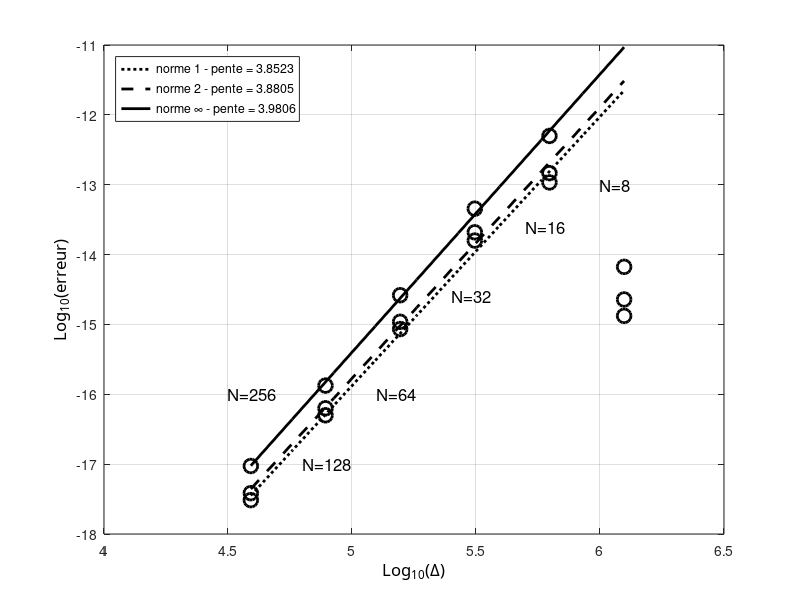

MATLAB code for this plot:
clc; clear all; close all;

radius=6371220;
N=[8 16 32 64 128 256];
dx=2*pi*radius./(4*N);
% e1=[1.9936e-2 1.1325e-3 6.8262e-5 4.2292e-6 2.6413e-7 1.6559e-8];
% e2=[1.8717e-2 1.0216e-3 6.1471e-5 3.8166e-6 2.3881e-7 1.4975e-8];
% e3=[2.5623e-2 1.4497e-3 8.9084e-5 5.5817e-6 3.5265e-7 2.2194e-8];
% 
% e1=[1.6305e-2 9.0026e-4 5.4527e-5 3.3854e-6 2.1153e-7 1.3242e-8];
% e2=[1.5494e-2 8.1833e-4 4.9215e-5 3.0551e-6 1.9108e-7 1.1976e-8];
% e3=[1.7473e-2 9.5002e-4 7.3232e-5 5.1367e-6 3.3731e-7 2.1624e-8];
% 
% e1=[3.4770e-4 1.6686e-5 1.0089e-6 6.3688e-8 4.0283e-9 2.5396e-10];
% e2=[1.4286e-4 7.0948e-6 4.1258e-7 2.5581e-8 1.6143e-9 1.0283e-10];
% e3=[1.1470e-4 1.0256e-5 6.2778e-7 3.7403e-8 2.2653e-9 1.9459e-10];
% 
% 
% %% projetée
% e1=[1.0377e-4 6.3236e-6 3.9444e-7 2.4726e-8 1.5500e-9 9.7139e-11];
% e2=[1.2588e-4 7.4682e-6 4.6278e-7 2.8931e-8 1.8111e-9 1.1342e-10];
% e3=[3.6670e-4 2.2222e-5 1.3713e-6 8.5415e-8 5.3339e-9 3.3330e-10];
% 
% %% zonale
% e1=[2.9158e-4 1.7719e-5 1.1025e-6 6.9056e-8 4.3244e-9 2.7061e-10];
% e2=[3.3039e-4 1.9906e-5 1.2416e-6 7.7821e-8 4.8755e-9 3.0522e-10];
% e3=[6.7103e-4 4.0648e-5 2.5207e-6 1.6433e-7 1.0822e-8 6.9474e-10];
% 
% e1=[4.3694e-3 2.0968e-4 .2678e-5 8.0033e-7 5.0621e-8 3.1914e-9];
% e2=[2.8177e-10 1.3994e-11 8.1375e-13 5.0456e-14 3.1840e-15 2.0282e-16];
% e3=[3.5509e-17 3.1748e-18 1.9435e-19 1.1579e-20 7.0129e-22 6.0241e-23];
% 
% e1=[4.4832e-3 2.3244e-4 1.4639e-5 9.3537e-7 5.9638e-8 3.7867e-9];
% e2=[2.9091e-10 1.5727e-11 9.3911e-13 5.8935e-14 3.7494e-15 2.4082e-16];
% e3=[3.3243e-17 2.4699e-18 1.8005e-19 1.1002e-20 6.8031e-22 7.5741e-23];
% N=[8 16 32 64 128 256];
dx=2*pi*radius./(4*N);
e1=[6.7655e-1 5.5017e+1 8.0953e+0 4.3791e-1 2.5533e-2 1.5590e-3]./(4*pi*radius*radius);
e2=[5.1432e-8 3.3097e-6 4.7068e-7 2.4642e-8 1.4237e-9 8.6829e-11]./sqrt(4*pi*radius*radius);
e3=[6.6711e-15 4.9935e-13 4.5428e-14 2.6199e-15 1.3325e-16 9.4033e-18];

% N=[16 32 64 128 256];
% dx=2*pi*radius./(4*N);
% e1=[5.5017e+1 8.0953e+0 4.3791e-1 2.5533e-2 1.5590e-3]./(4*pi*radius*radius);
% e2=[3.3097e-6 4.7068e-7 2.4642e-8 1.4237e-9 8.6829e-11]./sqrt(4*pi*radius*radius);
% e3=[4.9935e-13 4.5428e-14 2.6199e-15 1.3325e-16 9.4033e-18];

ldx=log10(dx);
le1=log10(e1);
le2=log10(e2);
le3=log10(e3);

%% plot 1
figure(11); 
%% curve 1
hl1=plot(ldx,le1,'ok');
set(hl1,'LineWidth',2.0);
set(hl1,'MarkerSize',10);
%set(hl1,'MarkerFaceColor','m');
%set(hl1,'MarkerEdgeColor','k');

hold on;
[a1,b1]=polyfit(ldx,le1,1);
tt=linspace(min(ldx),max(ldx),10);
lsq1=a1(2)+a1(1)*tt;
a1=[3.8523 -35.1389]; lsq1=a1(2)+a1(1)*tt;
% %% courbes...
%hlf1=plot(tt,lsq1,'-r');
hlf1=plot(tt,lsq1,':k');
set(hlf1,'LineWidth',2.0);


%% curve 2
hl2=plot(ldx,le2,'ok');
set(hl2,'LineWidth',2.0);
set(hl2,'MarkerSize',10);
%set(hl2,'MarkerFaceColor','b');
%set(hl2,'MarkerEdgeColor','k');

hold on;
[a2,b1]=polyfit(ldx,le2,1);
tt=linspace(min(ldx),max(ldx),10);
lsq1=a2(2)+a2(1)*tt;
a2=[3.8805 -35.1747]; lsq1=a2(2)+a2(1)*tt;
% %% courbes...
%hlf2=plot(tt,lsq1,'-b');
hlf2=plot(tt,lsq1,'--k');
set(hlf2,'LineWidth',2.0);

%% curve 3
hl3=plot(ldx,le3,'ok');
set(hl3,'LineWidth',2.0);
set(hl3,'MarkerSize',10);
%set(hl3,'MarkerFaceColor','r');
%set(hl3,'MarkerEdgeColor','k');

hold on;
[a3,b1]=polyfit(ldx,le3,1);
tt=linspace(min(ldx),max(ldx),10);
lsq1=a3(2)+a3(1)*tt;
a3=[3.9806 -35.3017]; lsq1=a3(2)+a3(1)*tt;
% %% courbes...
%hlf3=plot(tt,lsq1,'-g');
hlf3=plot(tt,lsq1,'-k');
set(hlf3,'LineWidth',2.0);

ha=gca;
xa=get(gca,'Xlabel');
set(ha,'Xgrid','on');
set(xa,'String','Log_{10}(\Delta)');
set (xa,'FontName','Calibri');
set(xa,'FontSize',12);

% ylabel
ha=gca;
ya=get(gca,'Ylabel');
set(ha,'Ygrid','on');
set(ya,'String','Log_{10}(erreur)');
set (ya,'FontName','Calibri');
set(ya,'FontSize',12);

%% legend
legend([hlf1,hlf2,hlf3],{['norme 1 - pente = ' num2str(a1(1))],['norme 2 - pente = ' num2str(a2(1))],['norme \infty - pente = ' num2str(a3(1))]},'Location','NorthWest')

%% texte
% ht=text('Position',[4.5,-8.3,0],'String','N=256');
% set(ht,'FontSize',12);
% ht=text('Position',[4.8,-9,0],'String','N=128');
% set(ht,'FontSize',12);
% ht=text('Position',[5.1,-7.9,0],'String','N=64');
% set(ht,'FontSize',12);
% ht=text('Position',[5.4,-6.5,0],'String','N=32');
% set(ht,'FontSize',12);
% ht=text('Position',[5.7,-5.5,0],'String','N=16');
% set(ht,'FontSize',12);
% ht=text('Position',[6,-4.2,0],'String','N=8');
% set(ht,'FontSize',12);

ht=text('Position',[4.5,-16,0],'String','N=256');
set(ht,'FontSize',12);
ht=text('Position',[4.8,-17,0],'String','N=128');
set(ht,'FontSize',12);
ht=text('Position',[5.1,-16,0],'String','N=64');
set(ht,'FontSize',12);
ht=text('Position',[5.4,-14.6,0],'String','N=32');
set(ht,'FontSize',12);
ht=text('Position',[5.7,-13.6,0],'String','N=16');
set(ht,'FontSize',12);
ht=text('Position',[6,-13,0],'String','N=8');
set(ht,'FontSize',12);
